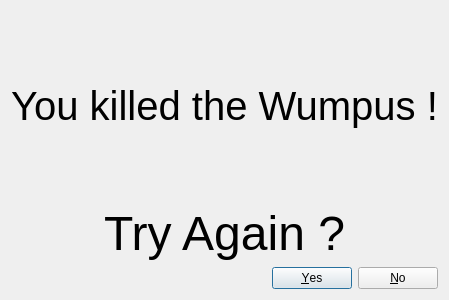
<?xml version="1.0" encoding="UTF-8"?>
<ui version="4.0">
 <class>WinDialog</class>
 <widget class="QDialog" name="WinDialog">
  <property name="geometry">
   <rect>
    <x>0</x>
    <y>0</y>
    <width>400</width>
    <height>300</height>
   </rect>
  </property>
  <property name="windowTitle">
   <string>Win</string>
  </property>
  <layout class="QVBoxLayout" name="verticalLayout">
   <item>
    <widget class="QLabel" name="label">
     <property name="font">
      <font>
       <pointsize>30</pointsize>
      </font>
     </property>
     <property name="text">
      <string>You killed the Wumpus !</string>
     </property>
     <property name="alignment">
      <set>Qt::AlignCenter</set>
     </property>
    </widget>
   </item>
   <item>
    <widget class="QLabel" name="label_2">
     <property name="sizePolicy">
      <sizepolicy hsizetype="Preferred" vsizetype="Maximum">
       <horstretch>0</horstretch>
       <verstretch>0</verstretch>
      </sizepolicy>
     </property>
     <property name="font">
      <font>
       <pointsize>36</pointsize>
      </font>
     </property>
     <property name="text">
      <string>Try Again ?</string>
     </property>
     <property name="alignment">
      <set>Qt::AlignCenter</set>
     </property>
    </widget>
   </item>
   <item>
    <widget class="QDialogButtonBox" name="buttonBox">
     <property name="orientation">
      <enum>Qt::Horizontal</enum>
     </property>
     <property name="standardButtons">
      <set>QDialogButtonBox::No|QDialogButtonBox::Yes</set>
     </property>
    </widget>
   </item>
  </layout>
 </widget>
 <resources/>
 <connections>
  <connection>
   <sender>buttonBox</sender>
   <signal>accepted()</signal>
   <receiver>WinDialog</receiver>
   <slot>accept()</slot>
   <hints>
    <hint type="sourcelabel">
     <x>248</x>
     <y>254</y>
    </hint>
    <hint type="destinationlabel">
     <x>157</x>
     <y>274</y>
    </hint>
   </hints>
  </connection>
  <connection>
   <sender>buttonBox</sender>
   <signal>rejected()</signal>
   <receiver>WinDialog</receiver>
   <slot>reject()</slot>
   <hints>
    <hint type="sourcelabel">
     <x>316</x>
     <y>260</y>
    </hint>
    <hint type="destinationlabel">
     <x>286</x>
     <y>274</y>
    </hint>
   </hints>
  </connection>
 </connections>
</ui>
